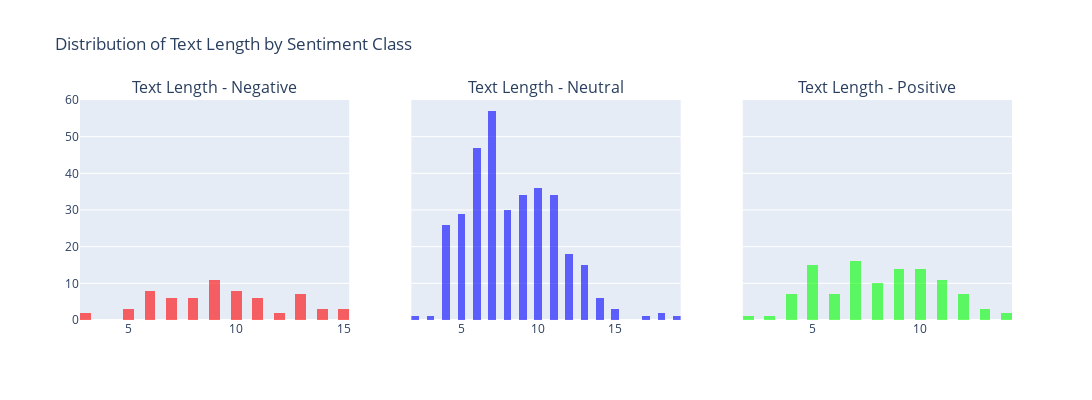

The cell this chart's notebook holds for it:
### Code cell
all_words = all_words_combined_df
all_words["len_char"] = all_words["word"].apply(lambda x: len(x))
df = all_words

color_map = {
    'Negative': 'rgba(255, 0, 0, 0.6)',  # Red
    'Positive': 'rgba(0, 255, 0, 0.6)',  # Green
    'Neutral': 'rgba(0, 0, 255, 0.6)'    # Blue
}

fig = make_subplots(rows=1, cols=3, subplot_titles=("Text Length - Negative", "Text Length - Neutral", "Text Length - Positive"), shared_yaxes=True)

fig.add_trace(px.histogram(df[df['sentiment'] == 'Negative'], x="len_char", nbins=50, color_discrete_sequence=[color_map['Negative']]).data[0], row=1, col=1)
fig.add_trace(px.histogram(df[df['sentiment'] == 'Neutral'], x="len_char", nbins=50, color_discrete_sequence=[color_map['Neutral']]).data[0], row=1, col=2)
fig.add_trace(px.histogram(df[df['sentiment'] == 'Positive'], x="len_char", nbins=50, color_discrete_sequence=[color_map['Positive']]).data[0], row=1, col=3)

fig.update_layout(height=400, width=1200, title_text="Distribution of Text Length by Sentiment Class")

fig.show()

### Figure 1 — Plotly figure (JSON) as saved in the notebook; plotly's stock layout.template omitted (floating-point values rounded to 4 significant figures; data arrays with more than 128 entries replaced by an {"elided": "..."} marker saying what was removed)
{"data": [{"alignmentgroup": "True", "bingroup": "x", "hovertemplate": "len_char=%{x}<br>count=%{y}<extra></extra>", "legendgroup": "", "marker": {"color": "rgba(255, 0, 0, 0.6)", "pattern": {"shape": ""}}, "name": "", "nbinsx": 50, "offsetgroup": "", "orientation": "v", "showlegend": false, "type": "histogram", "x": [5, 6, 5, 8, 13, 3, 13, 3, 6, 9, 10, 13, 11, 13, 10, 11, 6, 8, 8, 7, 10, 5, 10, 15, 11, 6, 12, 9, 13, 10, 11, 10, 12, 6, 8, 9, 6, 7, 7, 9, 9, 8, 7, 9, 6, 9, 9, 13, 14, 14, 13, 11, 10, 10, 6, 9, 15, 15, 14, 9, 8, 9, 7, 7, 11], "xaxis": "x", "yaxis": "y"}, {"alignmentgroup": "True", "bingroup": "x", "hovertemplate": "len_char=%{x}<br>count=%{y}<extra></extra>", "legendgroup": "", "marker": {"color": "rgba(0, 0, 255, 0.6)", "pattern": {"shape": ""}}, "name": "", "nbinsx": 50, "offsetgroup": "", "orientation": "v", "showlegend": false, "type": "histogram", "x": {"elided": "341 int values"}, "xaxis": "x2", "yaxis": "y2"}, {"alignmentgroup": "True", "bingroup": "x", "hovertemplate": "len_char=%{x}<br>count=%{y}<extra></extra>", "legendgroup": "", "marker": {"color": "rgba(0, 255, 0, 0.6)", "pattern": {"shape": ""}}, "name": "", "nbinsx": 50, "offsetgroup": "", "orientation": "v", "showlegend": false, "type": "histogram", "x": [7, 9, 5, 5, 5, 9, 8, 11, 7, 11, 5, 10, 12, 10, 7, 9, 5, 2, 7, 4, 11, 5, 5, 3, 11, 7, 9, 9, 12, 11, 9, 7, 9, 9, 11, 11, 5, 6, 9, 9, 10, 4, 7, 8, 4, 9, 4, 5, 5, 8, 4, 4, 4, 10, 10, 8, 8, 6, 6, 8, 13, 12, 5, 5, 9, 7, 8, 11, 12, 14, 8, 7, 6, 10, 11, 6, 10, 13, 6, 8, 8, 13, 10, 10, 9, 9, 11, 12, 7, 11, 10, 7, 14, 12, 5, 7, 7, 7, 7, 10, 10, 12, 10, 10, 5, 6, 5, 7], "xaxis": "x3", "yaxis": "y3"}], "layout": {"annotations": [{"font": {"size": 16}, "showarrow": false, "text": "Text Length - Negative", "x": 0.1444, "xanchor": "center", "xref": "paper", "y": 1, "yanchor": "bottom", "yref": "paper"}, {"font": {"size": 16}, "showarrow": false, "text": "Text Length - Neutral", "x": 0.5, "xanchor": "center", "xref": "paper", "y": 1, "yanchor": "bottom", "yref": "paper"}, {"font": {"size": 16}, "showarrow": false, "text": "Text Length - Positive", "x": 0.8556, "xanchor": "center", "xref": "paper", "y": 1, "yanchor": "bottom", "yref": "paper"}], "height": 400, "title": {"text": "Distribution of Text Length by Sentiment Class"}, "width": 1200, "xaxis": {"anchor": "y", "domain": [0, 0.2889]}, "xaxis2": {"anchor": "y2", "domain": [0.3556, 0.6444]}, "xaxis3": {"anchor": "y3", "domain": [0.7111, 1]}, "yaxis": {"anchor": "x", "domain": [0, 1]}, "yaxis2": {"anchor": "x2", "domain": [0, 1], "matches": "y", "showticklabels": false}, "yaxis3": {"anchor": "x3", "domain": [0, 1], "matches": "y", "showticklabels": false}}}
